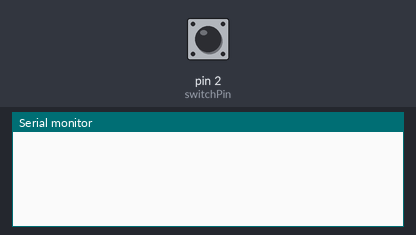
Bench run of a sketch on a simulated Arduino Uno, built with avr-gcc and run on an emulated ATmega328P. Shown: the last lines printed to the serial monitor. Inputs (shaded band) come from the test bench; at power-on: pin 2 (switchPin) HIGH.

Above: at 1.2 s.
1.3 s: pin 2 (switchPin) pulled LOW for 0.15 s
At 1.9 s:
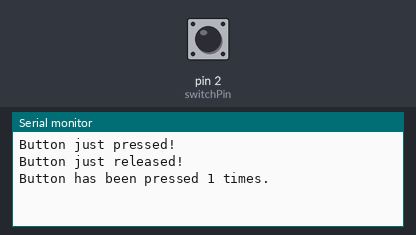
2.9 s: pin 2 (switchPin) pulled LOW for 1 s
At 3.7 s:
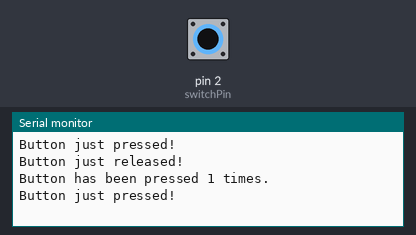
5.4 s: pin 2 (switchPin) pulled LOW for 0.15 s
At 6.3 s:
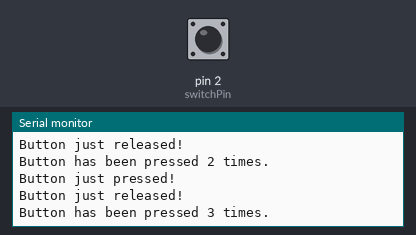

The sketch:

alternating_switch.ino
```cpp
int switchPin = 2;
int val;
int buttonState;
int buttonPresses = 0;

void setup(){
  pinMode(switchPin, INPUT);

  Serial.begin(9600);
  buttonState = digitalRead(switchPin);
}

void loop(){
  val = digitalRead(switchPin);

  if(val != buttonState){
    if(val == LOW){
      Serial.println("Button just pressed!");
    }
    else{
      Serial.println("Button just released!");
      Serial.print("Button has been pressed ");
      Serial.print(++buttonPresses);
      Serial.println(" times.");
    }
    buttonState = val;
  }

}
```

Measured:
- after the input at 1.3 s, the serial monitor: prints a new line at once (image 1)
- after the input at 5.4 s, the serial monitor: prints a new line after 0.17 s (image 3)
